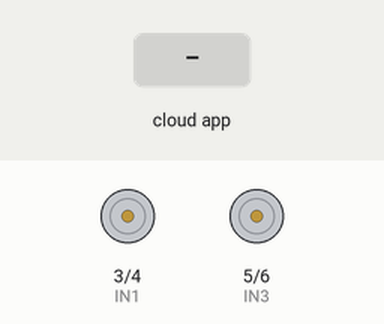
Recording of a sketch running on a simulated Arduino Uno, built with avr-gcc and run on an emulated ATmega328P. On the bench: motor-driver pin pairs drawn as motors (green arrow = first pin HIGH = forward, orange = second pin HIGH = backward, longer = more drive, scaled by the enable pin). Inputs (shaded band) come from the test bench. The ROS host is connected and sends only what is stated.

Above: at 1.2 s.
1.3 s: the phone or cloud app sets linear.x to -100
At 2.5 s:
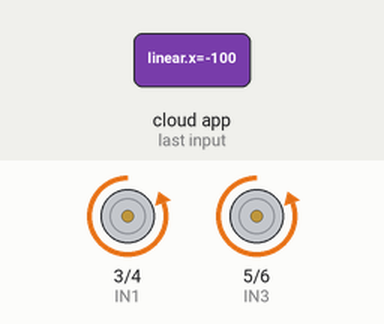
2.8 s: the phone or cloud app sets angular.z to -100
At 3.8 s:
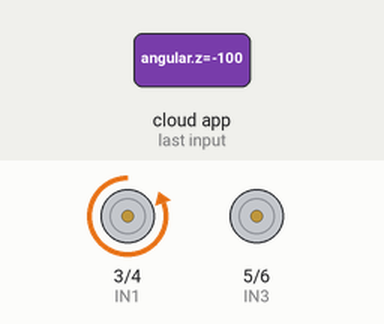
4.3 s: the phone or cloud app sets linear.x to 0
At 4.9 s:
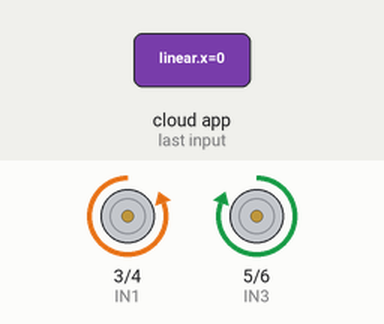
5.8 s: the phone or cloud app sets angular.z to 100
At 7.0 s:
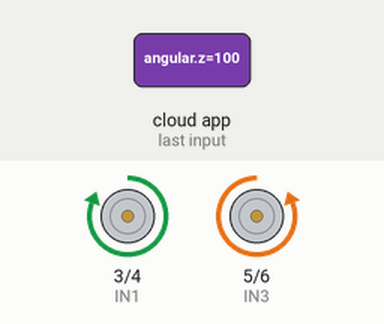
7.3 s: the phone or cloud app sets linear.x to 100
At 8.3 s:
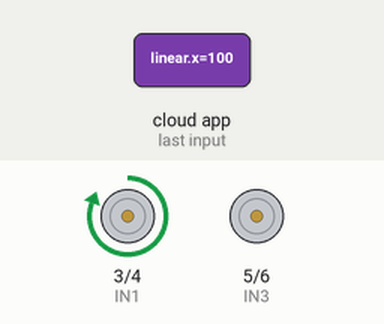
8.8 s: the phone or cloud app sets angular.z to 0
At 9.5 s:
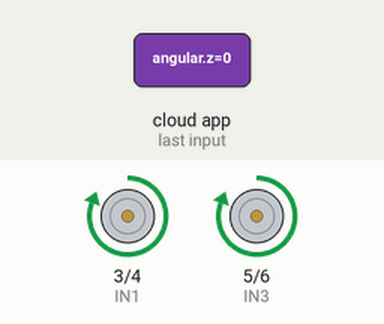
Timing chart, 0 to 11.3 s (numbered marks = the images above; inputs shaded):
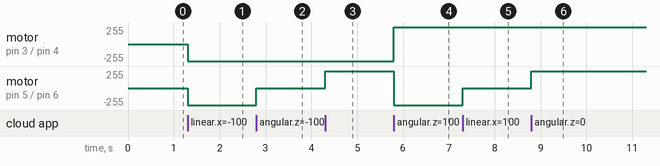

Measured:
- after the input at 1.3 s, motor on pin 3 (IN1) / pin 4 (IN2), motor on pin 5 (IN3) / pin 6 (IN4): stopped → backward 255/255 at once
- after the input at 2.8 s, motor on pin 5 (IN3) / pin 6 (IN4): backward 255/255 → stopped at once
- after the input at 4.3 s, motor on pin 5 (IN3) / pin 6 (IN4): stopped → forward 255/255 at once
- after the input at 5.8 s, motor on pin 3 (IN1) / pin 4 (IN2): backward 255/255 → forward 255/255 at once; motor on pin 5 (IN3) / pin 6 (IN4): forward 255/255 → backward 255/255 at once
- after the input at 7.3 s, motor on pin 5 (IN3) / pin 6 (IN4): backward 255/255 → stopped at once
- after the input at 8.8 s, motor on pin 5 (IN3) / pin 6 (IN4): stopped → forward 255/255 at once

The sketch:

ROS_motor_Twist.ino
```cpp
#include <ros.h>
#include <Arduino.h>
#include <geometry_msgs/Twist.h>
#include <std_msgs/Float64MultiArray.h>


const int IN1 = 3;
const int IN2 = 4;
const int IN3 = 5;
const int IN4 = 6;
const int ENA = A0;
const int ENB = A1;

const float d = 0.2f; // ボディ中心からタイヤまでの距離
const float max_velo = 1.0f; // ローガーが出せる最大の速度

ros::NodeHandle nh;
void left_motor(int duty_l);
void right_motor(int duty_r);

void vel_cb(const geometry_msgs::Twist& msg) {
  float linearX = msg.linear.x;
  float angularZ = msg.angular.z;

  float leftDuty = linearX - angularZ;
  float rightDuty = linearX + angularZ;

  left_motor(leftDuty * 255);
  right_motor(rightDuty * 255);

}

ros::Subscriber<geometry_msgs::Twist> sub_mt("/cmd_vel", &vel_cb);
void setup() {
  pinMode(IN1, OUTPUT);
  pinMode(IN2, OUTPUT);
  pinMode(ENA, OUTPUT);
  pinMode(IN3, OUTPUT);
  pinMode(IN4, OUTPUT);
  pinMode(ENB, OUTPUT);

  nh.getHardware()->setBaud(57600);
  nh.initNode();
  nh.subscribe(sub_mt);
}

void loop() {
  nh.spinOnce();
  delay(1);
}


void left_motor(int duty_l) {
  int code;
  char buf[100];
  sprintf(buf, "duty: Left %d ", duty_l);
  nh.loginfo(buf);

  if (abs(duty_l) >= 255) {
    if (duty_l < 0)code = -1; else code = 1;
    duty_l = 255 * code;
  }

  if (duty_l > 0) {
    analogWrite(ENB, abs(duty_l));
    digitalWrite(IN3, HIGH);
    digitalWrite(IN4, LOW);
  } else if (duty_l < 0) {
    analogWrite(ENB, abs(duty_l));
    digitalWrite(IN3, LOW);
    digitalWrite(IN4, HIGH);
  } else {
    analogWrite(ENB, 0);
    digitalWrite(IN3, LOW);
    digitalWrite(IN4, LOW);
  }
}

void right_motor(int duty_r) {
  int code;
  char buf[100];
  sprintf(buf, "duty: Right %d ", duty_r);
  nh.loginfo(buf);

  if (abs(duty_r) >= 255) {
    if (duty_r < 0)code = -1; else code = 1;
    duty_r = 255 * code;
  }

  if (duty_r > 0) {
    analogWrite(ENA, abs(duty_r));
    digitalWrite(IN1, HIGH);
    digitalWrite(IN2, LOW);
  } else if (duty_r < 0) {
    analogWrite(ENA, abs(duty_r));
    digitalWrite(IN1, LOW);
    digitalWrite(IN2, HIGH);
  } else {
    analogWrite(ENA, 0);
    digitalWrite(IN1, LOW);
    digitalWrite(IN2, LOW);
  }
}
```
